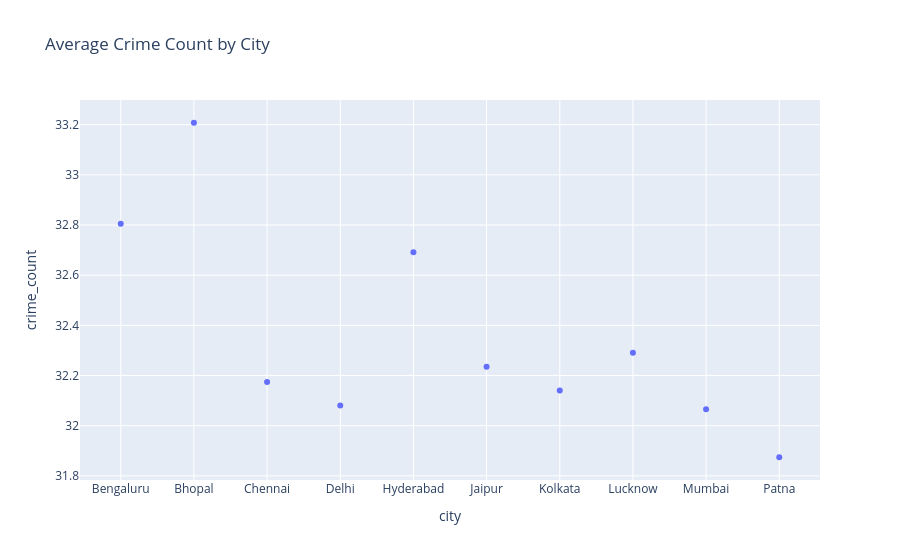

This figure's notebook cell:
### Code cell
import plotly.express as px

city_df = (
    df.groupby("city", as_index=False)["crime_count"]
      .mean()
)

fig = px.scatter(
    city_df,
    x="city",
    y="crime_count",
    
    title="Average Crime Count by City"
)

fig.show()

### Figure 1 — Plotly figure (JSON) as saved in the notebook; plotly's stock layout.template omitted (floating-point values rounded to 4 significant figures)
{"data": [{"hovertemplate": "city=%{x}<br>crime_count=%{y}<extra></extra>", "legendgroup": "", "marker": {"color": "#636efa", "symbol": "circle"}, "mode": "markers", "name": "", "orientation": "v", "showlegend": false, "type": "scatter", "x": ["Bengaluru", "Bhopal", "Chennai", "Delhi", "Hyderabad", "Jaipur", "Kolkata", "Lucknow", "Mumbai", "Patna"], "xaxis": "x", "y": [32.8, 33.21, 32.17, 32.08, 32.69, 32.24, 32.14, 32.29, 32.07, 31.87], "yaxis": "y"}], "layout": {"legend": {"tracegroupgap": 0}, "title": {"text": "Average Crime Count by City"}, "xaxis": {"anchor": "y", "domain": [0, 1], "title": {"text": "city"}}, "yaxis": {"anchor": "x", "domain": [0, 1], "title": {"text": "crime_count"}}}}
